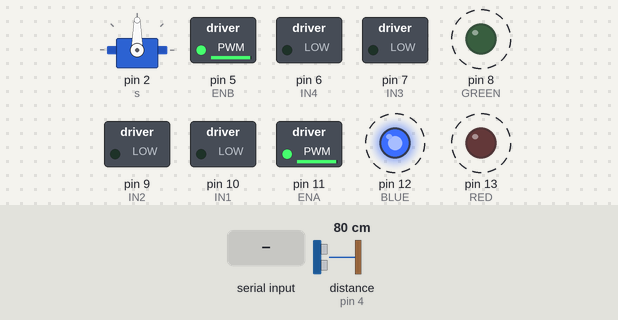
A sketch run on a simulated Arduino Uno, built with avr-gcc and run on an emulated ATmega328P. On the bench: servo, switched loads named in the sketch (green lamp = pin HIGH), output pins drawn as LEDs (lit = HIGH). Dashed ring = blinking. Inputs (shaded band) come from the test bench; at power-on: distance to the obstacle (sensor on pin 4) 80 cm.

Above: at 1.55 s.
1.6 s: "1" received over Serial
At 2.15 s:
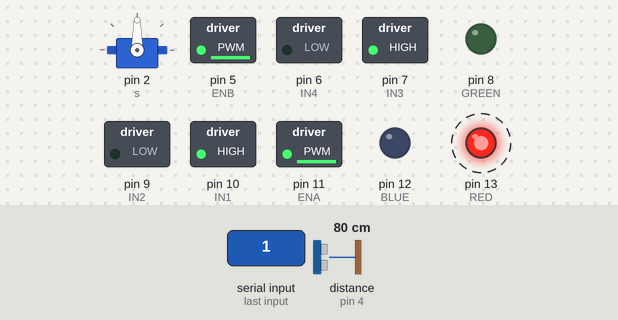
4.6 s: "2" received over Serial
At 5.2 s:
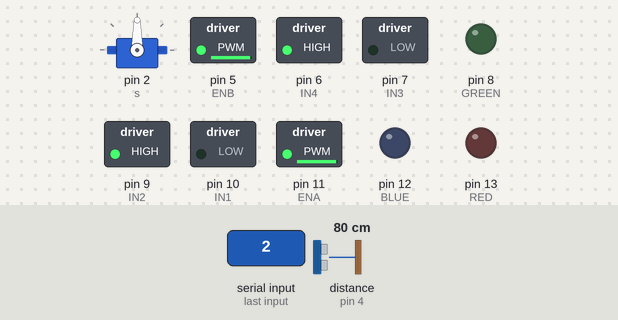
7.6 s: "4" received over Serial
At 8.7 s:
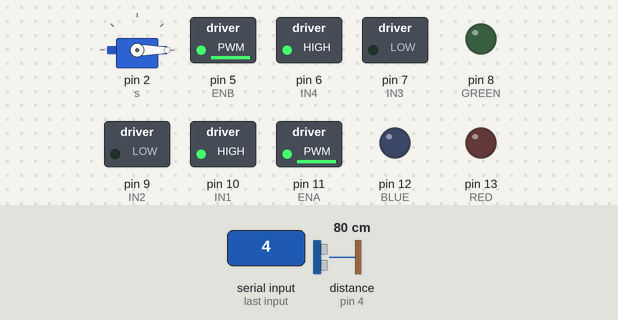
10.6 s: "5" received over Serial
At 11.3 s:
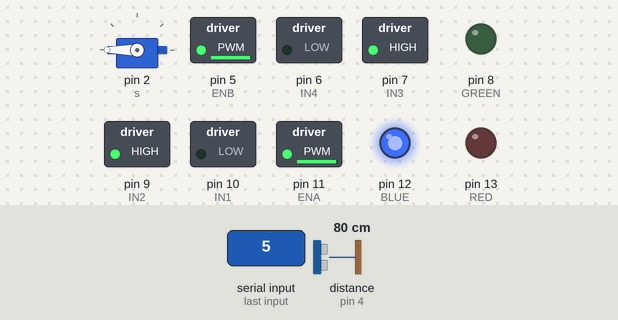
Timing chart, 0 to 14.6 s (numbered marks = the images above; inputs shaded):
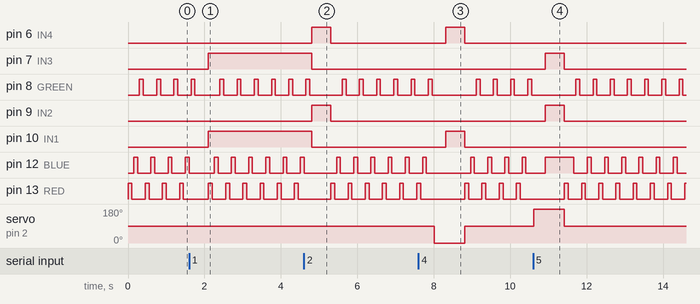

Measured:
- after the input at 1.6 s, pin 7 (IN3), pin 10 (IN1): LOW → HIGH after 0.51 s
- after the input at 4.6 s, pin 6 (IN4), pin 9 (IN2): LOW → HIGH after 0.21 s, → LOW 0.50 s later; pin 7 (IN3), pin 10 (IN1): HIGH → LOW after 0.21 s
- after the input at 7.6 s, pin 6 (IN4), pin 10 (IN1): LOW → HIGH after 0.71 s, → LOW 0.50 s later; servo on pin 2 (s): 90° → 0° after 0.41 s, → 90° 0.81 s later
- after the input at 10.6 s, pin 7 (IN3), pin 9 (IN2): LOW → HIGH after 0.32 s, → LOW 0.50 s later; servo on pin 2 (s): 90° → 180° at once, → 90° 0.81 s later
- by itself, pin 8 (GREEN), pin 13 (RED): alternates HIGH for 0.10 s and LOW for 0.35 s
- by itself, pin 12 (BLUE): repeats every 0.45 s: LOW 0.35 s, HIGH 0.10 s

The sketch:

sketch_aug31a_copy_20240821115640.ino
```cpp
#include <Servo.h>
Servo s = Servo();

#include <Ultrasonic.h>
Ultrasonic u = Ultrasonic(3, 4);

int ENA = 11;
int IN1 = 10;
int IN2 = 9;

int ENB = 5;
int IN3 = 7;
int IN4 = 6;

void setup() {
  // put your setup code here, to run once:
  s.attach(2);

  //LED
  pinMode(13, OUTPUT);  //RED
  pinMode(12, OUTPUT);  //BLUE
  pinMode(8, OUTPUT);   //GREEN


  //MOTOR A
  pinMode(ENA, OUTPUT);
  pinMode(IN1, OUTPUT);
  pinMode(IN2, OUTPUT);
  analogWrite(ENA, 250);

  //MOTOR B
  pinMode(ENB, OUTPUT);
  pinMode(IN3, OUTPUT);
  pinMode(IN4, OUTPUT);
  analogWrite(ENB, 250);

  Serial.begin(9600);
}

void loop() {
  // put your main code here, to run repeatedly

  //red13
  digitalWrite(13, HIGH);
  delay(100);
  digitalWrite(13, LOW);
  delay(50);

  //BLUE12
  digitalWrite(12, HIGH);
  delay(100);
  digitalWrite(12, LOW);
  delay(50);

  //GREEN8
  digitalWrite(8, HIGH);
  delay(100);
  digitalWrite(8, LOW);
  delay(50);

  int x = Serial.read();

  // forward
  if (x == '1') {
    s.write(90);
    delay(300);
    int d = u.read();
    if (d > 20) {
      digitalWrite(IN1, HIGH);
      digitalWrite(IN2, LOW);
      digitalWrite(IN3, HIGH);
      digitalWrite(IN4, LOW);
    }
  }

  // reverse
  if (x == '2') {
    digitalWrite(IN1, LOW);
    digitalWrite(IN2, HIGH);
    digitalWrite(IN3, LOW);
    digitalWrite(IN4, HIGH);
    delay(500);
    digitalWrite(IN1, LOW);
    digitalWrite(IN2, LOW);
    digitalWrite(IN3, LOW);
    digitalWrite(IN4, LOW);
  }

  // Stop
  if (x == '3') {
    digitalWrite(IN1, LOW);
    digitalWrite(IN2, LOW);
    digitalWrite(IN3, LOW);
    digitalWrite(IN4, LOW);
  }

  // turn right
  if (x == '4') {
    s.write(0);
    delay(300);
    int d = u.read();
    if (d > 20) {
      digitalWrite(IN1, HIGH);
      digitalWrite(IN2, LOW);
      digitalWrite(IN3, LOW);
      digitalWrite(IN4, HIGH);
      delay(500);
      digitalWrite(IN1, LOW);
      digitalWrite(IN2, LOW);
      digitalWrite(IN3, LOW);
      digitalWrite(IN4, LOW);
    }
    s.write(90);
  }

  // turn left
  if (x == '5') {
    s.write(180);
    delay(300);
    digitalWrite(12, HIGH);
    digitalWrite(8, LOW);
    int d = u.read();
    if (d > 20) {

      digitalWrite(IN1, LOW);
      digitalWrite(IN2, HIGH);
      digitalWrite(IN3, HIGH);
      digitalWrite(IN4, LOW);
      delay(500);
      digitalWrite(IN1, LOW);
      digitalWrite(IN2, LOW);
      digitalWrite(IN3, LOW);
      digitalWrite(IN4, LOW);
    }
    s.write(90);
  }
}
```
